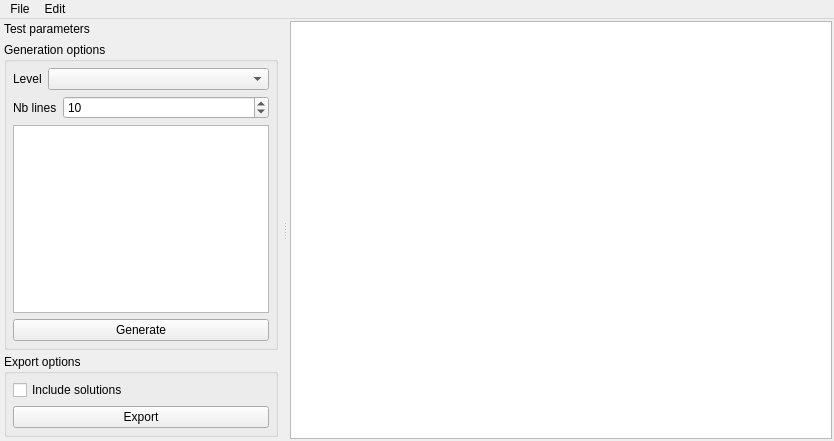
<?xml version="1.0" encoding="UTF-8"?>
<ui version="4.0">
 <class>IrregularVerbsTestGenerator</class>
 <widget class="QMainWindow" name="IrregularVerbsTestGenerator">
  <property name="geometry">
   <rect>
    <x>0</x>
    <y>0</y>
    <width>834</width>
    <height>441</height>
   </rect>
  </property>
  <property name="windowTitle">
   <string>IrregularVerbsTestGenerator</string>
  </property>
  <widget class="QWidget" name="centralWidget">
   <layout class="QHBoxLayout" name="horizontalLayout_3">
    <property name="margin">
     <number>2</number>
    </property>
    <item>
     <widget class="QTextBrowser" name="mTestPreview">
      <property name="html">
       <string>&lt;!DOCTYPE HTML PUBLIC &quot;-//W3C//DTD HTML 4.0//EN&quot; &quot;http://www.w3.org/TR/REC-html40/strict.dtd&quot;&gt;
&lt;html&gt;&lt;head&gt;&lt;meta name=&quot;qrichtext&quot; content=&quot;1&quot; /&gt;&lt;style type=&quot;text/css&quot;&gt;
p, li { white-space: pre-wrap; }
&lt;/style&gt;&lt;/head&gt;&lt;body style=&quot; font-family:'MS Shell Dlg 2'; font-size:8.25pt; font-weight:400; font-style:normal;&quot;&gt;
&lt;p style=&quot;-qt-paragraph-type:empty; margin-top:0px; margin-bottom:0px; margin-left:0px; margin-right:0px; -qt-block-indent:0; text-indent:0px; font-size:8pt;&quot;&gt;&lt;br /&gt;&lt;/p&gt;&lt;/body&gt;&lt;/html&gt;</string>
      </property>
     </widget>
    </item>
   </layout>
  </widget>
  <widget class="QMenuBar" name="menuBar">
   <property name="geometry">
    <rect>
     <x>0</x>
     <y>0</y>
     <width>834</width>
     <height>21</height>
    </rect>
   </property>
   <widget class="QMenu" name="menuFile">
    <property name="title">
     <string>File</string>
    </property>
    <addaction name="mActionExport"/>
    <addaction name="mActionQuit"/>
   </widget>
   <widget class="QMenu" name="menuEdit">
    <property name="title">
     <string>Edit</string>
    </property>
    <addaction name="mActionEditVerbsList"/>
    <addaction name="mActionEditExportStyle"/>
   </widget>
   <addaction name="menuFile"/>
   <addaction name="menuEdit"/>
  </widget>
  <widget class="QDockWidget" name="dockWidget">
   <property name="features">
    <set>QDockWidget::NoDockWidgetFeatures</set>
   </property>
   <property name="windowTitle">
    <string>Test parameters</string>
   </property>
   <attribute name="dockWidgetArea">
    <number>1</number>
   </attribute>
   <widget class="QWidget" name="dockWidgetContents">
    <layout class="QVBoxLayout" name="verticalLayout">
     <property name="spacing">
      <number>4</number>
     </property>
     <property name="margin">
      <number>4</number>
     </property>
     <item>
      <widget class="QGroupBox" name="groupBox">
       <property name="title">
        <string>Generation options</string>
       </property>
       <property name="flat">
        <bool>true</bool>
       </property>
       <layout class="QVBoxLayout" name="verticalLayout_2" stretch="0,0,0,0">
        <property name="spacing">
         <number>6</number>
        </property>
        <property name="margin">
         <number>6</number>
        </property>
        <item>
         <layout class="QHBoxLayout" name="horizontalLayout">
          <item>
           <widget class="QLabel" name="label">
            <property name="text">
             <string>Level</string>
            </property>
           </widget>
          </item>
          <item>
           <widget class="QComboBox" name="mClassList">
            <property name="sizePolicy">
             <sizepolicy hsizetype="Preferred" vsizetype="Fixed">
              <horstretch>1</horstretch>
              <verstretch>0</verstretch>
             </sizepolicy>
            </property>
           </widget>
          </item>
         </layout>
        </item>
        <item>
         <layout class="QHBoxLayout" name="horizontalLayout_2">
          <item>
           <widget class="QLabel" name="label_2">
            <property name="text">
             <string>Nb lines</string>
            </property>
           </widget>
          </item>
          <item>
           <widget class="QSpinBox" name="mNbLines">
            <property name="sizePolicy">
             <sizepolicy hsizetype="Minimum" vsizetype="Fixed">
              <horstretch>1</horstretch>
              <verstretch>0</verstretch>
             </sizepolicy>
            </property>
            <property name="minimum">
             <number>1</number>
            </property>
            <property name="value">
             <number>10</number>
            </property>
           </widget>
          </item>
         </layout>
        </item>
        <item>
         <widget class="QListView" name="mVerbsList">
          <property name="editTriggers">
           <set>QAbstractItemView::NoEditTriggers</set>
          </property>
          <property name="alternatingRowColors">
           <bool>true</bool>
          </property>
          <property name="selectionMode">
           <enum>QAbstractItemView::ExtendedSelection</enum>
          </property>
         </widget>
        </item>
        <item>
         <widget class="QPushButton" name="mGenerate">
          <property name="text">
           <string>Generate</string>
          </property>
         </widget>
        </item>
       </layout>
      </widget>
     </item>
     <item>
      <widget class="QGroupBox" name="groupBox_2">
       <property name="title">
        <string>Export options</string>
       </property>
       <property name="flat">
        <bool>true</bool>
       </property>
       <layout class="QVBoxLayout" name="verticalLayout_3">
        <property name="margin">
         <number>6</number>
        </property>
        <item>
         <widget class="QCheckBox" name="mIncludeSolutions">
          <property name="text">
           <string>Include solutions</string>
          </property>
         </widget>
        </item>
        <item>
         <widget class="QPushButton" name="mExport">
          <property name="text">
           <string>Export</string>
          </property>
         </widget>
        </item>
       </layout>
      </widget>
     </item>
    </layout>
   </widget>
  </widget>
  <action name="mActionExport">
   <property name="text">
    <string>Export</string>
   </property>
   <property name="shortcut">
    <string>Ctrl+S</string>
   </property>
  </action>
  <action name="mActionQuit">
   <property name="text">
    <string>Quit</string>
   </property>
   <property name="shortcut">
    <string>Ctrl+Q</string>
   </property>
  </action>
  <action name="mActionEditVerbsList">
   <property name="text">
    <string>Edit verbs list</string>
   </property>
  </action>
  <action name="mActionEditExportStyle">
   <property name="text">
    <string>Edit export style</string>
   </property>
  </action>
 </widget>
 <layoutdefault spacing="6" margin="11"/>
 <resources/>
 <connections>
  <connection>
   <sender>mActionQuit</sender>
   <signal>triggered()</signal>
   <receiver>IrregularVerbsTestGenerator</receiver>
   <slot>close()</slot>
   <hints>
    <hint type="sourcelabel">
     <x>-1</x>
     <y>-1</y>
    </hint>
    <hint type="destinationlabel">
     <x>416</x>
     <y>220</y>
    </hint>
   </hints>
  </connection>
 </connections>
</ui>
